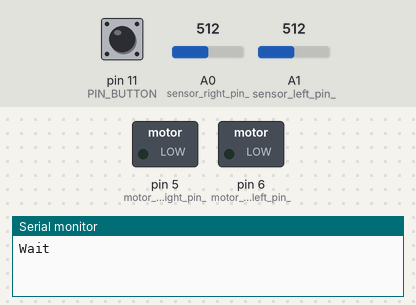
This sketch was run on a simulated Arduino Uno, built with avr-gcc and run on an emulated ATmega328P. Parts: switched loads named in the sketch (green lamp = pin HIGH), the last lines printed to the serial monitor. Inputs (shaded band) come from the test bench; at power-on: pin 11 (PIN_BUTTON) HIGH, A0 (sensor_right_pin_) = 512, A1 (sensor_left_pin_) = 512.

Above: at 1.2 s.
1.3 s: pin 11 (PIN_BUTTON) pulled LOW for 0.15 s
3.0 s: pin 11 (PIN_BUTTON) pulled LOW for 1 s
At 3.8 s:
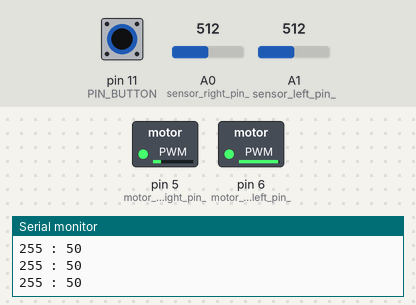
Timing chart, 0 to 6.0 s (numbered marks = the images above; inputs shaded):
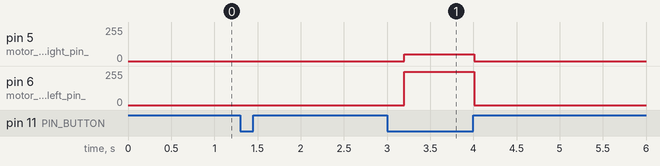

The sketch:

line_rider.ino
```cpp
// Definition
#define PIN_BUTTON 11

// Global variables

enum State { Stop, Search, Follow, Back};
enum Side { Left, Right, Unknown};

class LineRider
{
private:

    int sensor_left_pin_ = A1;
    int sensor_right_pin_ = A0;
    int motor_speed_left_pin_ = 6;
    int motor_speed_right_pin_ = 5;
    int motor_dir_left_pin_ = 7;
    int motor_dir_right_pin_ = 4;

    State state_ = State::Stop;
    Side last_side = Side::Unknown;
    int sensor_diff_;
    int calib_arr_size = 50;
    int sensor_max_diff_ = 200;
    float diff_coef = 12;
    int black_val_ = 750;
    int miss_line_count_ = 0;

    int sensor_left_val_;
    int sensor_right_val_;

    const static size_t timers_count = 10;
    unsigned long pref_time_[timers_count];

public:

    LineRider();

    void calibrate();
    void init();

    void spin();

    void sensors_update();

    void stop();
    void search();
    void follow();
    void back();

    void set_motor(int left_speed, int right_speed);

    void enable_timer(const int idx);
    unsigned int get_timer(const int idx);
    void disable_timer(const int idx);
    void disable_all_timers();

} Planner;


void wait_button(int button_pin)
{
    while (digitalRead(button_pin) == LOW) {}
    delay(200);
    while (digitalRead(button_pin) == HIGH) {}
    delay(200);
}


void setup() {

    Serial.begin(9600);

    pinMode(PIN_BUTTON, INPUT);

}

void loop() {

    Serial.print("Wait\n");
    wait_button(PIN_BUTTON);

    Serial.print("Calib\n");
    Planner.calibrate();

    wait_button(PIN_BUTTON);

    Serial.print("Spin\n");
    Planner.init();

    while (digitalRead(PIN_BUTTON) == LOW)
    {
        Planner.spin();
    }

    Planner.stop();
    wait_button(PIN_BUTTON);

}
```

class.ino
```cpp
LineRider::LineRider() {}


void LineRider::calibrate()
{
    double sensor_diff_sum = 0;
    for (int idx = 0; idx < calib_arr_size; ++idx) {
        sensors_update();
        sensor_diff_sum += sensor_left_val_ - sensor_right_val_;
    }
    sensor_diff_ = (int) (sensor_diff_sum / calib_arr_size);

    Serial.print(sensor_diff_);
    Serial.print("\n");
}

void LineRider::init()
{
    state_ = State::Search;
    disable_all_timers();
}


void LineRider::spin()
{
    sensors_update();

    switch (state_) {
        case State::Stop:
            //Serial.print("Stop\n");
            stop();
            break;
        case State::Search:
            //Serial.print("Search\n");
            search();
            break;
        case State::Follow:
            //Serial.print("Follow\n");
            follow();
            break;
        case State::Back:
            //Serial.print("Back\n");
            back();
            break;
    }
}


void LineRider::sensors_update()
{
    sensor_left_val_ = analogRead(sensor_left_pin_);
    sensor_right_val_ = analogRead(sensor_right_pin_);

    /*Serial.print(sensor_left_val_);
    Serial.print(" : ");
    Serial.print(sensor_right_val_);
    Serial.print("\n");*/
}


void LineRider::stop()
{
    set_motor(0, 0);
}


void LineRider::search()
{
    if (sensor_left_val_ > black_val_ || sensor_right_val_ > black_val_) {
        state_ = State::Follow;
        disable_all_timers();
        return;
    }

    if (get_timer(0)  > 6000) {
        state_ = State::Stop;
        return;
    }

    if (last_side == Side::Left) {
        set_motor(40, 255);
    } else {
        set_motor(255, 50);
    }

}


void LineRider::follow()
{
    if (sensor_left_val_ < black_val_ && sensor_right_val_ < black_val_) {
        if (get_timer(0) > 50) {
            disable_all_timers();
            state_ = State::Back;
            return;
        }
    } else {
        disable_timer(0);
        if (sensor_left_val_ < black_val_) last_side = Side::Right;
        else if (sensor_right_val_ < black_val_) last_side = Side::Left;
    }

    int diff = sensor_left_val_ - sensor_right_val_ - sensor_diff_;
    diff = (int) constrain((float) diff * diff_coef, -sensor_max_diff_, sensor_max_diff_);

    int motor_left_val = 255;
    int motor_right_val = 255;

    if (abs(diff) > 40) {
        motor_left_val = map(-diff, -sensor_max_diff_, abs(diff), -50, 255);
        motor_right_val = map(diff, -sensor_max_diff_, abs(diff), -50, 255);
    }

    /*int motor_left_val = constrain(255 - diff, 0, 255);
    int motor_right_val = constrain(255 + diff, 0, 255);*/

    /*constrain(abs(diff), 0, 10)
    Serial.print(diff);
    Serial.print("\n");

    int motor_left_val = 160;
    int motor_right_val = 160;

    if (abs(diff) < 100) {
        if (get_timer(1) > 300) {
            int motor_left_val = 255;
            int motor_right_val = 255;
        }
    } else {
        disable_timer(1);
        int motor_left_val = map(-diff, -sensor_max_diff_, sensor_max_diff_, 0, 255);
        int motor_right_val = map(diff, -sensor_max_diff_, sensor_max_diff_, 0, 255);
    }
    */
    set_motor(motor_left_val, motor_right_val);
}


void LineRider::back()
{
    if (sensor_left_val_ > black_val_ || sensor_right_val_ > black_val_) {
        if (get_timer(0) > 10) {
            state_ = State::Search;
            disable_all_timers();
            return;
        }
    } else {
        disable_timer(0);
    }

    if (get_timer(1) > 1000) {
        state_ = State::Search;
        return;
    }

    set_motor(-100, -100);
}


void LineRider::set_motor(int left_speed, int right_speed)
{
    digitalWrite(motor_dir_left_pin_, (left_speed >= 0) ? HIGH : LOW);
    digitalWrite(motor_dir_right_pin_, (right_speed >= 0) ? HIGH : LOW);

    analogWrite(motor_speed_left_pin_, constrain(abs(left_speed), 0, 250));
    analogWrite(motor_speed_right_pin_, constrain(abs(right_speed), 0, 250));

    Serial.print(left_speed);
    Serial.print(" : ");
    Serial.print(right_speed);
    Serial.print("\n");
}


void LineRider::enable_timer(const int idx)
{
    pref_time_[idx] = millis();
}

unsigned int LineRider::get_timer(const int idx)
{
    if (!pref_time_[idx]) enable_timer(idx);
    return millis() - pref_time_[idx];
}

void LineRider::disable_timer(const int idx)
{
    pref_time_[idx] = 0;
}

void LineRider::disable_all_timers()
{
    for (size_t idx = 0; idx < timers_count; idx++)
        disable_timer(idx);
}
```

Measured:
- after the input at 3.0 s, pin 5 (motor_speed_right_pin_): 0/255 → 50/255 after 0.20 s, → 0/255 0.81 s later; pin 6 (motor_speed_left_pin_): 0/255 → 250/255 after 0.20 s, → 0/255 0.81 s later
